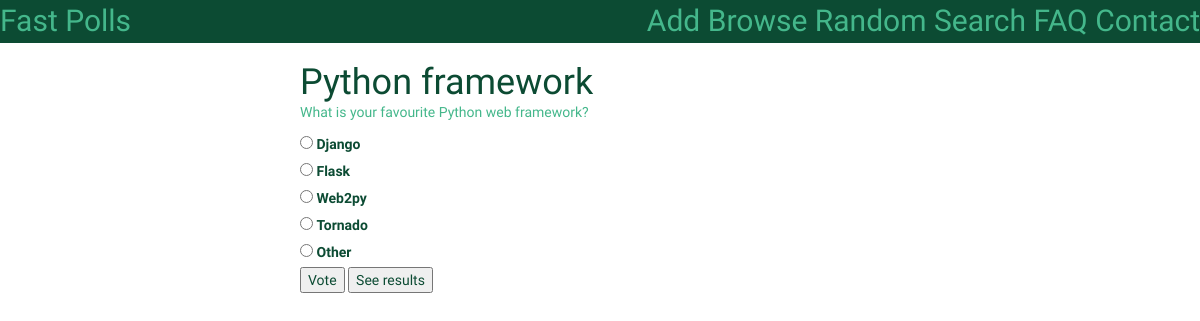
/polls/7, run on the app's committed database.
### polls/models.py (models this page shows, shortened)
class Question(models.Model):
    title = models.CharField(max_length=100)
    question_text = models.CharField(max_length=300)
    pub_date = models.DateTimeField('Publication Date')

class Choice(models.Model):
    question = models.ForeignKey(Question)
    choice_text = models.CharField(max_length=300)
    votes = models.IntegerField(default=0)

### polls/views.py (the view)
# urls.py: url(r'^(?P<question_id>[0-9]+)$', views.vote, name='vote'),
def vote(request, question_id):
    question = get_object_or_404(Question, pk=question_id)
    try:
        selected_choice = question.choice_set.get(pk=request.POST['choice'])
    except (KeyError, Choice.DoesNotExist):
        return render(request, 'polls/vote.html', {
            'question': question,
            'error_message': "You didn't select a choice.",
        })
    else:
        selected_choice.votes += 1
        selected_choice.save()
        return HttpResponseRedirect(reverse('polls:results', args=(question.id,)))

### templates/polls/vote.html (shortened to what this page needs)
{% extends 'fast_polls/base.html' %}
{% block main %}
    <h1>{% block title %}{{ question.title }}{% endblock %}</h1>
    <p>{{ question.question_text }}</p>
        <form action="{% url 'polls:vote' question.id %}" method="post">
            {% for choice in question.choice_set.all %}
                <input type="radio" name="choice" id="choice{{ forloop.counter }}" value="{{ choice.id }}" />
                <label for="choice{{ forloop.counter }}">{{ choice.choice_text }}</label><br />
            {% endfor %}
            <input type="submit" value="Vote" />
        </form>
        <button onclick="location.href ='{% url "polls:results" question.id %}';" id="my_results">See results</button>
{% endblock %}

### polls/static/style.css (style rules this page uses)
* { font-family: 'Lobster'; }
#my_menu a, p { color: #44b78b; }
h1, form, a:hover, h3, button { color: #0c4b33; display: inline; }

### data on the page
Question: title "Python framework", question_text "What is your favourite Python web framework?"
Choice: choice_text "Django"
Choice: choice_text "Flask"
Choice: choice_text "Web2py"
Choice: choice_text "Tornado"
Choice: choice_text "Other"
